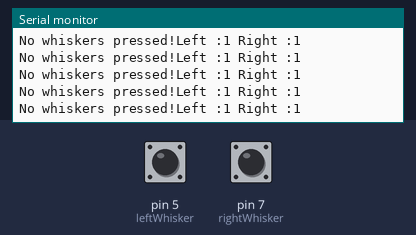
The sketch below on a simulated Arduino Uno, built with avr-gcc and run on an emulated ATmega328P. On the bench: the last lines printed to the serial monitor. The inputs (shaded band) are chosen by the test bench; at power-on: pin 5 (leftWhisker) HIGH, pin 7 (rightWhisker) HIGH.

Above: at 1.2 s.
1.3 s: pin 5 (leftWhisker) pulled LOW for 0.15 s
At 1.33 s:
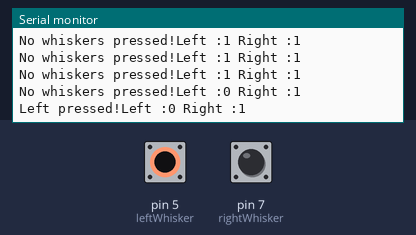
2.9 s: pin 7 (rightWhisker) pulled LOW for 0.15 s
At 2.94 s:
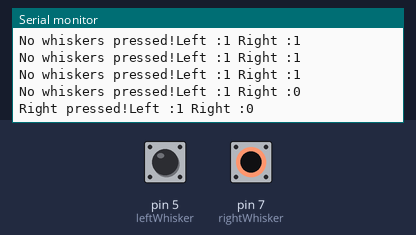
4.5 s: pin 5 (leftWhisker) driven LOW and pin 7 (rightWhisker) driven LOW
At 4.54 s:
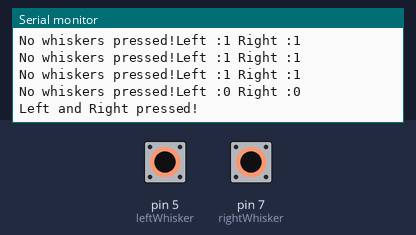
6.1 s: pin 5 (leftWhisker) driven HIGH
At 6.25 s:
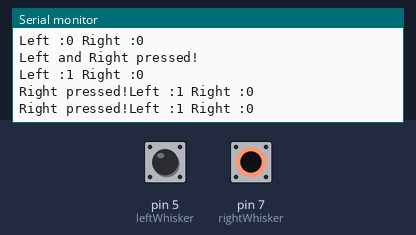
9.1 s: pin 7 (rightWhisker) driven HIGH
At 9.16 s:
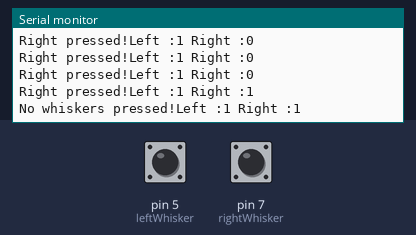
12.1 s: pin 5 (leftWhisker) driven LOW
At 12.28 s:
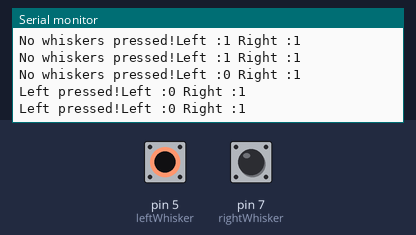

The sketch:

wisker.ino
```cpp
/* Whisker Code Along
 * Part 1:
 * We will show students how to set up the whisker inputs.
 * We will show them how to print values from the input.
 *
 * Part 2:
 * We will show students how to use conditionals with inputs.
*/

// PART 1
// We start by declaring where we've plugged in the whiskers.
// This can be different for different students, however,
// They should all be in digital pins!
int leftWhisker = 5;
int rightWhisker = 7;

void setup() {
  // PART 1
  // We always start opening up the serial port for writing.
  // If we don't do this, we can't see any values!
  Serial.begin(9600);

  // PART 1
  // We also need to declare these digital pins as INPUT
  // in order to read what values they are.
  pinMode(leftWhisker, INPUT);
  pinMode(rightWhisker, INPUT);
}

void loop() {
  // PART 1
  // We start by using our new information: digitalRead().
  // This less us see get information from the whisker sensor.
  int leftWhiskerValue = digitalRead(leftWhisker);
  int rightWhiskerValue = digitalRead(rightWhisker);

  // PART 1
  // Then we print out the information.
  // Note the use of print() vs println() in order
  // to make the output very easy to read.
  Serial.print("Left :");
  Serial.print(leftWhiskerValue);
  Serial.print(" Right :");
  Serial.print(rightWhiskerValue);
  Serial.println("");

  // PART 2
  // Explain that just printing the values
  // isn't enough information. Let's try using
  // conditionals to print what information we
  // learn from the values.
  // Replace the prints above with:
  if(leftWhiskerValue == 0 && rightWhiskerValue == 0) {
    Serial.println("Left and Right pressed!");
  } else if(leftWhiskerValue == 0) {
    Serial.print("Left pressed!");
  } else if(rightWhiskerValue == 0) {
    Serial.print("Right pressed!");
  } else {
    Serial.print("No whiskers pressed!");
  }

  // PART 1
  // Avoid overwhelming the serial buffer.
  // Explain to students that this is like
  // lights on a highway entrance ramp --
  // preventing too many cars from going
  // on the highway at the same time to avoid
  // traffic jams.
  delay(100);
}
```

Measured:
- after the input at 1.3 s, the serial monitor: prints a new line at once (image 1)
- after the input at 2.9 s, the serial monitor: prints a new line at once (image 2)
- after the input at 4.5 s, the serial monitor: prints a new line at once (image 3)
- after the input at 6.1 s, the serial monitor: prints a new line at once (image 4)
- after the input at 9.1 s, the serial monitor: prints a new line after 0.06 s (image 5)
- after the input at 12.1 s, the serial monitor: prints a new line after 0.07 s (image 6)
